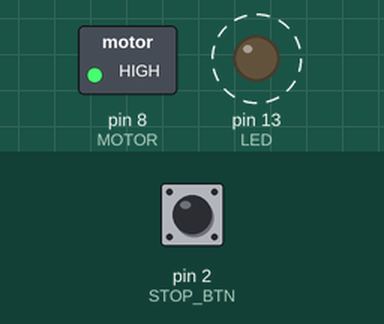
The sketch below on a simulated Arduino Uno, built with avr-gcc and run on an emulated ATmega328P. Parts: switched loads named in the sketch (green lamp = pin HIGH), output pins drawn as LEDs (lit = HIGH). Dashed ring = blinking. Inputs (shaded band) come from the test bench; at power-on: pin 2 (STOP_BTN) HIGH.

Above: at 1.25 s.
1.3 s: pin 2 (STOP_BTN) pulled LOW for 3.2 s
At 2.1 s:
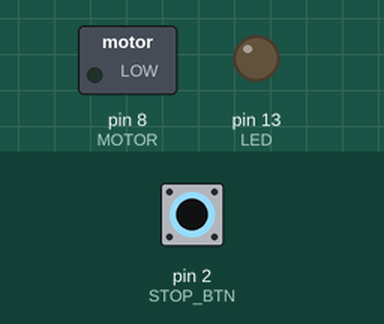
At 4.59 s:
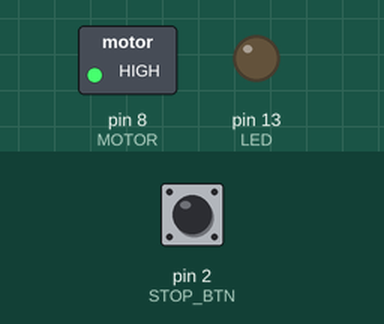
Timing chart, 0 to 12.0 s (numbered marks = the images above; inputs shaded):
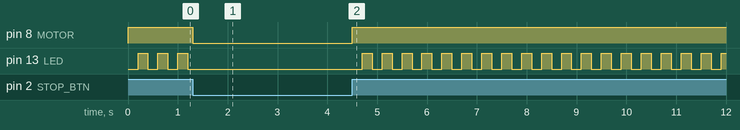

Measured:
- after the input at 1.3 s, pin 8 (MOTOR): HIGH → LOW at once, → HIGH 3.2 s later

The sketch:

deepseek.ino
```cpp
const uint8_t STOP_BTN = 2;
const uint8_t MOTOR = 8;
const uint8_t LED = 13;
const unsigned long BLINK_INTERVAL = 200;

bool ledState = false;
unsigned long lastBlink = 0;

void setup() {
pinMode(STOP_BTN, INPUT_PULLUP);
pinMode(MOTOR, OUTPUT);
pinMode(LED, OUTPUT);

digitalWrite(MOTOR, LOW);
digitalWrite(LED, LOW);
}

void loop() {
if (digitalRead(STOP_BTN) == LOW) {
digitalWrite(MOTOR, LOW);
digitalWrite(LED, LOW);
ledState = false;
lastBlink = millis();
} else {
digitalWrite(MOTOR, HIGH);

unsigned long now = millis();
if (now - lastBlink >= BLINK_INTERVAL) {
lastBlink = now;
ledState = !ledState;
digitalWrite(LED, ledState ? HIGH : LOW);
}
}
}
```
